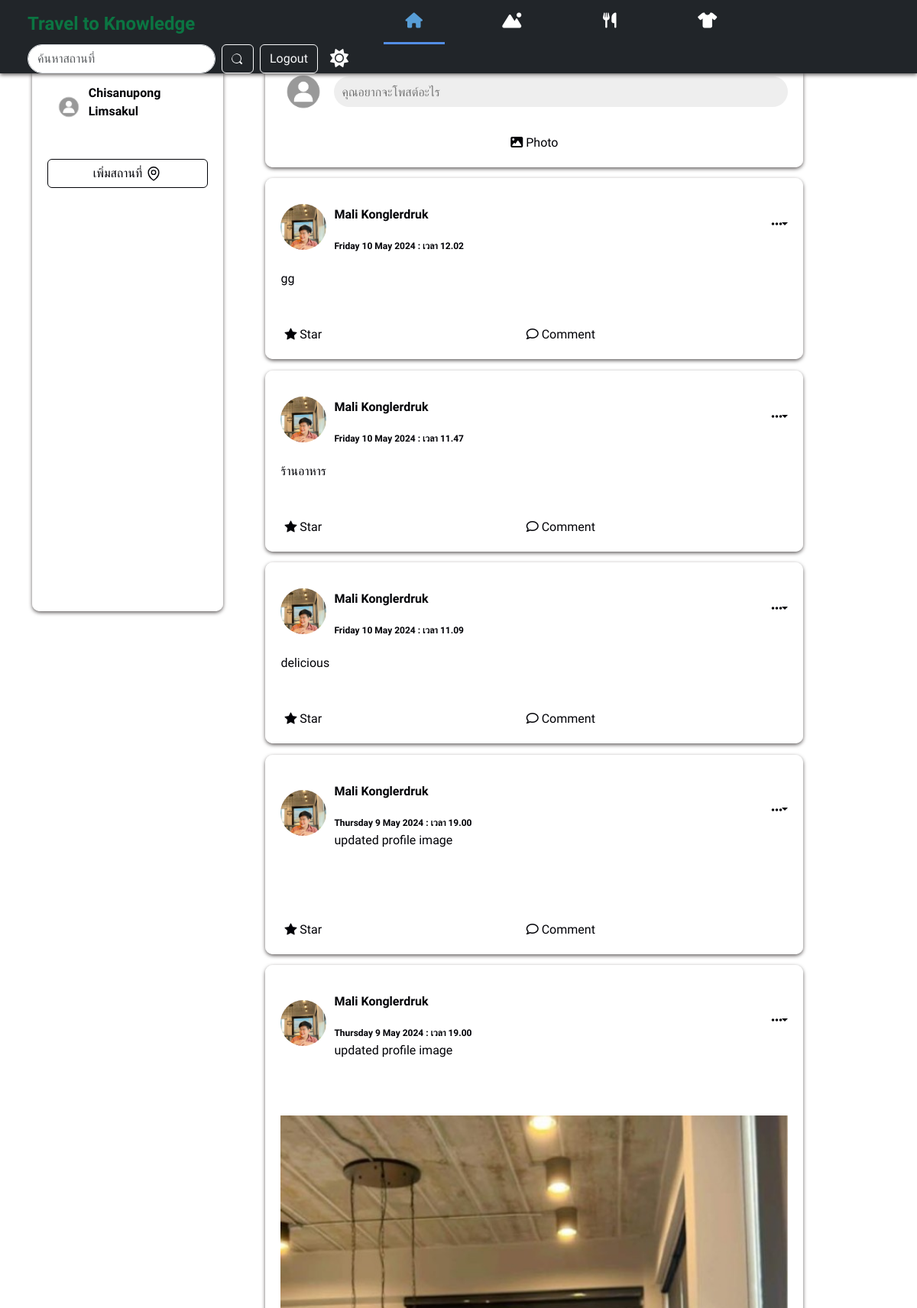
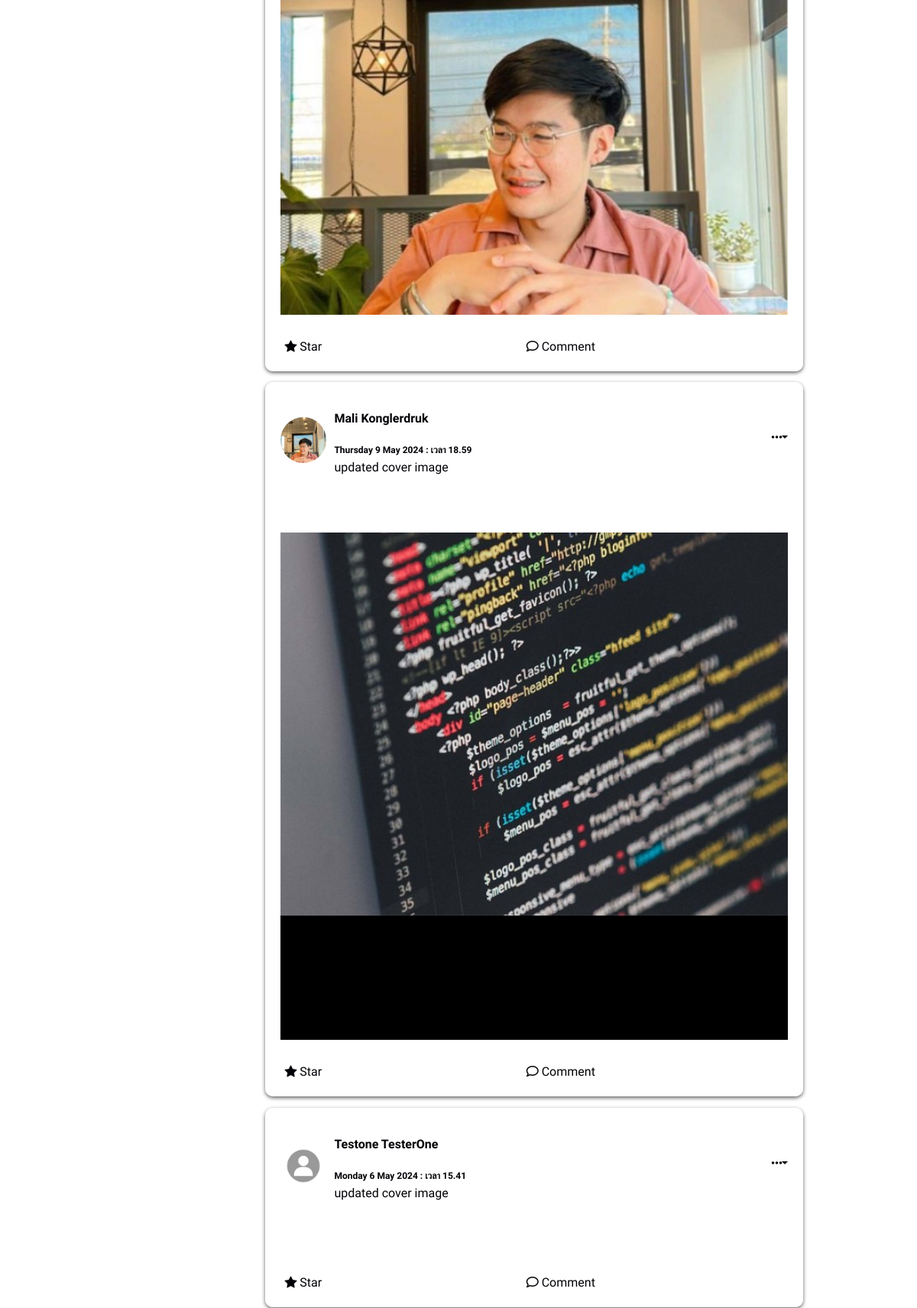
Page /main.php (signed in, upper part) on the committed database (2 pictures, top to bottom).
### tables this page shows
CREATE TABLE `users` (
  `id` int(10) NOT NULL,
  `userid` bigint(19) NOT NULL,
  `url_address` varchar(100) NOT NULL,
  `email` varchar(255) NOT NULL,
  `password` varchar(255) NOT NULL,
  `first_name` varchar(255) NOT NULL,
  `last_name` varchar(255) NOT NULL,
  `urole` varchar(255) NOT NULL,
  `profile_image` varchar(1000) NOT NULL,
  `cover_image` varchar(1000) NOT NULL,
  `created_at` timestamp NOT NULL DEFAULT current_timestamp() ON UPDATE current_timestamp()
);

CREATE TABLE `posts` (
  `id` bigint(19) NOT NULL,
  `postid` bigint(19) NOT NULL,
  `user_id` bigint(19) NOT NULL,
  `post` text NOT NULL,
  `image` varchar(500) NOT NULL,
  `comments` int(11) NOT NULL,
  `category` varchar(255) DEFAULT NULL,
  `location_name` varchar(255) NOT NULL,
  `likes` int(11) NOT NULL,
  `has_image` tinyint(1) NOT NULL,
  `date` timestamp NOT NULL DEFAULT current_timestamp() ON UPDATE current_timestamp(),
  `is_profile_image` tinyint(1) NOT NULL,
  `is_cover_image` tinyint(1) NOT NULL
);

### post.php (called while the page is built, shortened)
<?php
require_once 'config/db.php';
require_once 'user.php';
class Post
{
    public function getAllPosts()
{
    global $conn;
    $query = $conn->prepare("SELECT * FROM posts ORDER BY date DESC");
    $query->execute();
    $result = $query->fetchAll(PDO::FETCH_ASSOC);
    return $result;
}
}

### user.php (called while the page is built, shortened)
<?php
require_once 'config/db.php';
class User
{
public function getUsers($id)
{
    global $conn;
    $query = $conn->prepare("SELECT * FROM users WHERE userid = :id LIMIT 1");
    $query->bindParam(":id", $id, PDO::PARAM_INT);
    $query->execute();
    $result = $query->fetch(PDO::FETCH_ASSOC);
    if ($result) {
        return $result;
    } else {
        return false;
    }
}
}
?>

### image.php (called while the page is built, shortened)
<?php
class Image
{
    public function get_thumb_profile($filename)
    {
        $thumbnail = $filename . "_profile_thumb.jpg";
        if(file_exists( $thumbnail))
        {
            return  $thumbnail;
        }
    }
    public function get_thumb_post($filename)
    {
        $thumbnail = $filename . "_post_thumb.jpg";
        if(file_exists( $thumbnail))
        {
            return  $thumbnail;
        }
    }
}

### function.php (the view, shortened to what this page needs)
<?php
require_once 'autoload.php';
?>
<div class="post">
  <?php
  $image = "images/istockphoto-1337144146-612x612.jpg";
  if (file_exists($ROW_USER['profile_image'])) {
    $image = $image_class->get_thumb_profile($ROW_USER['profile_image']);
  }
  ?>
  <div class="post-top">
    <div class="mt-2 dp">
      <img class="img-fluid col-sm-12 col-md col-lg col-xl" src="<?php echo $image ?>" type="images" alt="">
    </div>
    <div class="post-info">
    <p class="name font-weight-bolder mt-3">
        <a href="./Profilepage.php" class="nav-link">
            <?php echo $ROW_USER['first_name'] . " " . $ROW_USER['last_name'] ?>
        </a>
    </p>
    <span class="time">
        <?php
        $timestamp = strtotime($ROW['date']);
        $formattedDate = strftime(' %A %e %B %Y : เวลา %H.%M', $timestamp);
        echo $formattedDate;
        ?>
      </span>
    <?php
    if ($ROW['is_profile_image']) {
        echo "<br>";
        echo "<span style='font-weight:normal;coloe:#aaa;'>updated profile image</span>";
    }
    if ($ROW['is_cover_image']) {
        echo "<br>";
        echo "<span style='font-weight:normal;coloe:#aaa;'>updated cover image</span>";
    }
    ?>
</div>
    <i class="fas fa-ellipsis-h dropdown-toggle" id="dropdownMenuButton1" data-bs-toggle="dropdown"
      aria-expanded="false"></i>
  </div>
  <div class="post-content">
    <?php echo $ROW['post'] ?>
    <br><br>
    <?php
    if (file_exists($ROW['image'])) {
      $image_class = new Image();
      $post_image = $image_class->get_thumb_post($ROW['image']);
      echo "<img src='$post_image' style='width:100%;'/>";
    }
    ?>
  </div>
  <div class="post-bottom">
    <div class="action">
      <i class="bi bi-star-fill"></i>
      <span>Star</span>
    </div>
    <div class="action">
      <i class="far fa-comment"></i>
      <span>Comment</span>
    </div>
  </div>
</div>

### header.php (shortened to what this page needs)
<!DOCTYPE html>
<html lang="en">
<head>
    <link rel="stylesheet" href="./style/main.css">
    <link rel="stylesheet" href="./style/post.css">
    <link rel="stylesheet" href="./style/changeprofile.css">
    <link rel="stylesheet" href="https://cdnjs.cloudflare.com/ajax/libs/limonte-sweetalert2/11.0.18/sweetalert2.min.css">
    <link rel="stylesheet" href="https://cdn.jsdelivr.net/npm/bootstrap@5.3.2/dist/css/bootstrap.min.css">
    <link rel="stylesheet" href="https://cdn.jsdelivr.net/npm/bootstrap-icons@1.11.1/font/bootstrap-icons.css">
    <link rel="stylesheet" href="https://cdnjs.cloudflare.com/ajax/libs/font-awesome/6.5.1/css/all.min.css" />
</head>

### main.php (shortened to what this page needs)
<?php
require_once 'autoload.php';
include "header.php";
?>
<body class="backgrounds">
    <header class="pt-1 px-4 w-100 navbar-expand-xl bg-dark shadows fixed-top">
        <?php
        if (isset($_SESSION['user_login'])) {
            $user_session_id = $_SESSION['user_login'];
            $stmt = $conn->prepare("SELECT * FROM users WHERE id = :user_session_id");
            $stmt->bindParam(':user_session_id', $user_session_id);
            $stmt->execute();
            $row = $stmt->fetch(PDO::FETCH_ASSOC);
        } else {
            $_SESSION['error'] = 'กรุณาเข้าสู่ระบบ!!';
            header('location: login.php');
            exit();
        }
        $post = new Post();
        $posts = $post->getAllPosts();
        $image_class = new Image();
        ?>
        <div
            class="container-fluid d-flex flex-wrap align-items-center justify-content-center justify-content-sm-start justify-content-start ">
            <div class="logo text-left col-12 col-lg-auto"><a href="./main.php" class="nav-link">Travel to Knowledge</a>
            </div>
            <ul class="nav col-12 col-lg-auto me-lg-auto mb-2 justify-content-center mb-md-0 navbars">
                <li><a href="./main.php"
                        class="nav-link px-2 <?php echo basename($_SERVER['PHP_SELF']) == 'main.php' ? 'active' : ''; ?>"><i
                            class="fa fa-home"></i></a></li>
                <li><a href="./travel.php"
                        class="nav-link px-2 <?php echo basename($_SERVER['PHP_SELF']) == 'travel.php' ? 'active' : ''; ?>"><i
                            class="fa-solid fa-mountain-sun"></i></a></li>
                <li><a href="./foodpage.php"
                        class="nav-link px-2 <?php echo basename($_SERVER['PHP_SELF']) == 'foodpage.php' ? 'active' : ''; ?>"><i
                            class="fa-solid fa-utensils"></i></a></li>
                <li><a href="./clothing.php"
                        class="nav-link px-2 <?php echo basename($_SERVER['PHP_SELF']) == 'shirt.php' ? 'active' : ''; ?>"><i
                            class="fa-solid fa-shirt"></i></a></li>
            </ul>
            <div class="collapse navbar-collapse w-auto " id="navbarSupportedContent">
                <form class="d-flex mt-3 mt-lg-0 ms-auto" role="search" action="search.php" method="POST">
                    <input class="form-control me-2 rounded-pill" type="search" placeholder="ค้นหาสถานที่"
                        aria-label="Search" name="search" id="search" autocomplete="off" required>
                    <button class="btn btn-outline-light me-2" type="submit" name="submit"></button>
                </form>
                <div class="text-center">
                    <button type="button" class="btn btn-outline-light"><a class="nav-link" href="./logout.php"
                            id="logout">Logout</a></button>
                </div>
                <div class="icon text-white me-2 px-3"><i class="fa-solid fa-sun" id="theme"></i></div>
            </div>
        </div>
    </header>
    <div class="container ">
        <div class="left-panel">
            <ul>
                <li>
                    <div class="dp">
                        <?php
                        $corner_image = "images/istockphoto-1337144146-612x612.jpg";
                        ?>
                        <img src="<?php echo $corner_image ?>" id="profile_pic">
                    </div>
                    <a href="./Profilepage.php" class="nav-link ms-2">
                        <p style="font-weight:700;"><?php echo $row['first_name'] . " " . $row['last_name'] ?></p>
                    </a>
                </li>
                <div class="mt-3">
                    <button class="btn location btn-outline-light w-100 mt-2" data-bs-target="#AddlocationModal"
                        data-bs-toggle="modal" data-bs-dismiss="modal">
                        <div class="icons h-25 w-100 d-flex align-items-center justify-content-center">
                            <div class="text-center" style="font-size:16px;">เพิ่มสถานที่</div>
                        </div>
                    </button>
                </div>
            </ul>
        </div>
        <div class="container-post">
            <div class="post create" style="margin-top:70px;">
                <div class="post-top">
                    <div class="dp">
                        <img src="<?php echo $corner_image ?>" type="images" alt="">
                    </div>
                    <input type="text" placeholder="คุณอยากจะโพสต์อะไร" data-bs-toggle="modal"
                        data-bs-target="#postModal" readonly style="cursor: pointer;" />
                </div>
            </div>
            <div class="post-bottom">
                <div class="action mx-auto">
                    <i class="fa fa-image"></i>
                    <span>Photo</span>
                </div>
            </div>
        </div>
        <?php
        if ($posts) {
            foreach ($posts as $ROW) {
                $user = new User();
                $ROW_USER = $user->getUsers($ROW['user_id']);
                include 'function.php';
            }
        }
        ?>
    </div>
</body>
</html>

### style/main.css (style rules this page uses)
* { margin: 0; padding: 0; box-sizing: border-box; font-family: "Prompt", sans-serif; }
.backgrounds { background-color: var(--primary-color); }
ul li { padding-left: 3rem; }
.icon { font-size: 1.5rem; cursor: pointer; }
.shadows { box-shadow: 0px 2px 5px rgb(100, 96, 96); }
:root { --primary-color: #fff; --secondary-color: #000106; }
.light-theme { --primary-color: #eee; --secondary-color: #000106; --three-color: #fffffff8; --four-color: #817f7f; }
.navbars li a { width: 5rem; text-align: center; font-size: 1.25rem; color: white; height: 3.4rem; }
.navbars li a.active { color: rgb(87, 157, 214); position: relative; }
.navbars li a.active::after { content: ""; width: 100%; height: 3px; position: absolute; bottom: 0; left: 0; background: rgb(83, 142, 230); }
.logo { font-family: "Kavoon", cursive; font-size: 1.5rem; color: #0b7542; align-items: center; text-align: center; text-decoration: solid; font-weight: bold; margin-right: auto; }
.post-content img { max-width: 100%; height: auto; }
.container { display: grid; grid-template-columns: 1fr 3fr; gap: 1rem; }
.container .left-panel { position: sticky; top: 70px; width: 250px; height: calc(100vh - 70px); }
.left-panel { color: var(--secondary-color); position: fixed; top: 70px; width: 250px; height: calc(100vh - 70px); background-color: var(--three-color); padding: 20px; box-shadow: 0px 2px 5px rgb(100, 96, 96); border-radius: 10px; margin-top: 4.375rem; }
.dp { width: 40px; height: 40px; border-radius: 50%; overflow: hidden; }
.dp > img { width: 100%; cursor: pointer; }
.left-panel ul { padding: 10px 0px; list-style: none; }
.left-panel ul li { display: flex; align-items: center; transition: 0.3s; border-radius: 5px; cursor: pointer; padding: 10px; }
#navbarSupportedContent { flex-grow: 0; }
.bi { cursor: pointer; border-radius: 8px; transition: background-color 0.3s; }
button { font-size: 16px; }
button .icon { width: 22px; height: 22px; }
.btn.location { color: var(--secondary-color); border: 1px solid var(--secondary-color); }
button .icons { gap: 4px; }

### style/post.css (style rules this page uses)
:root { --primary-color: #fff; --secondary-color: #000106; }
.light-theme { --primary-color: #ffffff; --secondary-color: #000106; --three-color: #fffffff8; --four-color: #817f7f; }
.post { width: 44rem; background:var(--three-color); border-radius:10px; padding:10px; margin:0.9rem; box-shadow: 0px 2px 5px rgb(100, 96, 96); }
.post .post-top { display:flex; align-items: center; padding:10px; }
.post .post-top .dp { width:60px; height:60px; border-radius: 50%; overflow:hidden; }
.post .post-top .dp > img { width:100%; cursor:pointer; }
.post .post-top .post-info { margin-left:10px; font-weight: bold; }
.post .post-top .post-info .name { cursor:pointer; font-size:16px; }
.post .post-top .post-info .time { font-size:12px; cursor:pointer; }
.post .post-top i { margin-left:auto; cursor: pointer; color: var(--secondary-color); }
.post .post-top > input { height:40px; padding:5px 10px; border-radius:25px; outline:none; border:none; flex:1; background:#eee; margin-left:10px; }
.post .post-content { font-size:16px; font-weight:normal; padding:10px; }
.post .post-content > img { width:100%; margin:5px 0px; }
.post .post-bottom { box-shadow: 1px solid #ddd; display:flex; justify-content: space-between; padding:5px 5px 0px 5px; color: var(--secondary-color); }
.post .post-bottom .action { padding:10px; border-radius:10px; transition: .3s ease-in; cursor: pointer; }
.post.create .post-bottom > .action { color:var(--secondary-color); }
.post-info { color: var(--secondary-color); }
.post-content { color: var(--secondary-color); }

### style/changeprofile.css (style rules this page uses)
* { margin: 0; padding: 0; box-sizing: border-box; }
.bi { cursor: pointer; border-radius: 8px; transition: background-color 0.3s; }

### function.php (style rules this page uses)
* { margin: 0; padding: 0; box-sizing: border-box; font-family: "Prompt", sans-serif; }

### rows in the picture
users: first_name "Chisanupong", last_name "Limsakul"
posts: users.profile_image (picture), users.first_name "Mali", users.last_name "Konglerdruk", date "Friday 10 May 2024 : เวลา 12.02", post "gg"
posts: users.profile_image (picture), users.first_name "Mali", users.last_name "Konglerdruk", date "Friday 10 May 2024 : เวลา 11.47", post "ร้านอาหาร"
posts: users.profile_image (picture), users.first_name "Mali", users.last_name "Konglerdruk", date "Friday 10 May 2024 : เวลา 11.09", post "delicious"
posts: users.profile_image (picture), users.first_name "Mali", users.last_name "Konglerdruk", date "Thursday 9 May 2024 : เวลา 19.00", is_profile_image "updated profile image"
posts: users.profile_image (picture), users.first_name "Mali", users.last_name "Konglerdruk", date "Thursday 9 May 2024 : เวลา 19.00", is_profile_image "updated profile image", image (picture)
posts: users.profile_image (picture), users.first_name "Mali", users.last_name "Konglerdruk", date "Thursday 9 May 2024 : เวลา 18.59", is_cover_image "updated cover image", image (picture)
posts: shows a picture, users.first_name "Testone", users.last_name "TesterOne", date "Monday 6 May 2024 : เวลา 15.41", is_cover_image "updated cover image"
